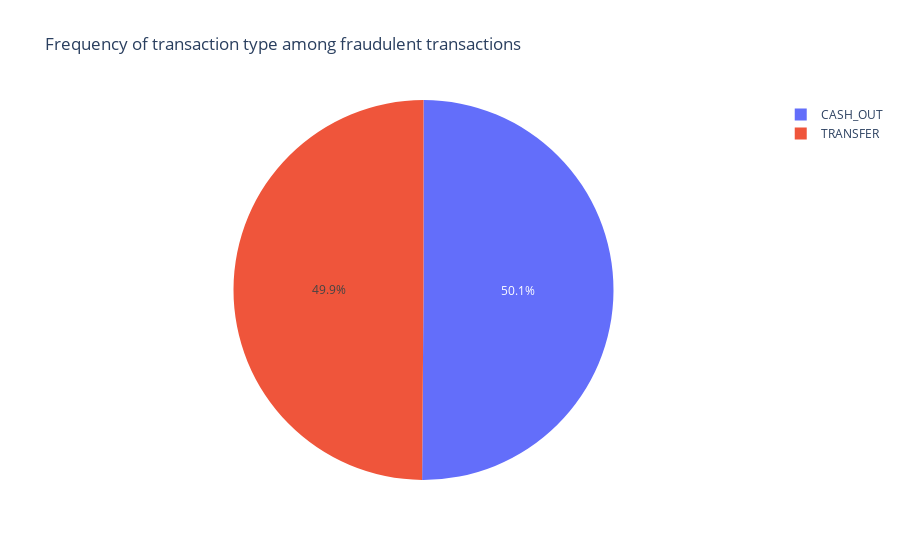

Notebook cell for this chart:
### Markdown cell above
As we can see from this chart, the majority of transactions in the dataset comprises of CASH-OUT (obviously, because the person stealing the money wants the money in cash from the victim's account, and also PAYMENT, which means they are sending themselves the payment from the victims account or tricking the victim into sending them the money)

### Code cell
fraud_transaction_counts = pd.value_counts(fraud_data[fraud_data['isFraud'] == 1]['type'])
fraud_transaction_columns = ['CASH_OUT', 'TRANSFER']

px.pie(values=fraud_transaction_counts.to_list(), names=fraud_transaction_columns, title='Frequency of transaction type among fraudulent transactions')

### Figure 1 — Plotly figure (JSON) as saved in the notebook; plotly's stock layout.template omitted (floating-point values rounded to 4 significant figures)
{"data": [{"domain": {"x": [0, 1], "y": [0, 1]}, "hovertemplate": "label=%{label}<br>value=%{value}<extra></extra>", "labels": ["CASH_OUT", "TRANSFER"], "legendgroup": "", "name": "", "showlegend": true, "type": "pie", "values": [4116, 4097]}], "layout": {"legend": {"tracegroupgap": 0}, "title": {"text": "Frequency of transaction type among fraudulent transactions"}}}
